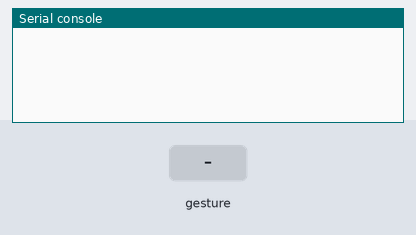
The program below on a simulated Circuit Playground running CircuitPython. Parts: the last lines printed to the serial console. Inputs (shaded band) come from the test bench.

Above: at 1.2 s.
1.3 s: gesture 'tap'
At 1.9 s:
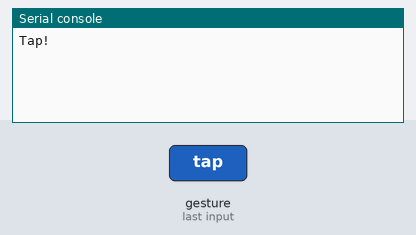
2.8 s: gesture 'tap'
At 4.0 s:
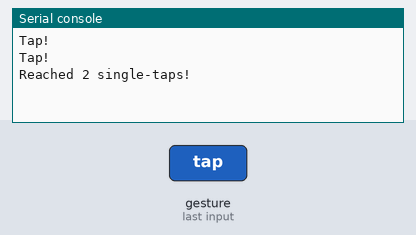
4.3 s: gesture 'tap'
At 5.3 s:
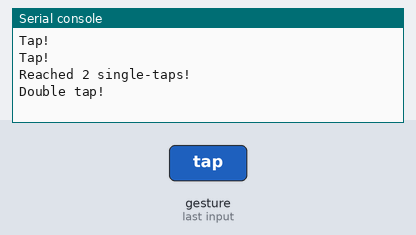

The program:

tap-detection.py
```python
from adafruit_circuitplayground.express import cpx

# Set to check for single-taps.
cpx.detect_taps = 1
tap_count = 0

# We're looking for 2 single-taps before moving on.
while tap_count < 2:
    if cpx.tapped:
        print("Tap!")
        tap_count += 1
print("Reached 2 single-taps!")

# Now switch to checking for double-taps
tap_count = 0
cpx.detect_taps = 2

# We're looking for 2 double-taps before moving on.
while tap_count < 2:
    if cpx.tapped:
        print("Double tap!")
        tap_count += 1
print("Reached 2 double-taps!")
print("Done.")
```

Measured:
- after the input at 1.3 s, the serial console: prints a new line at once (image 1)
- after the input at 2.8 s, the serial console: prints a new line at once (image 2)
- after the input at 4.3 s, the serial console: prints a new line at once (image 3)
